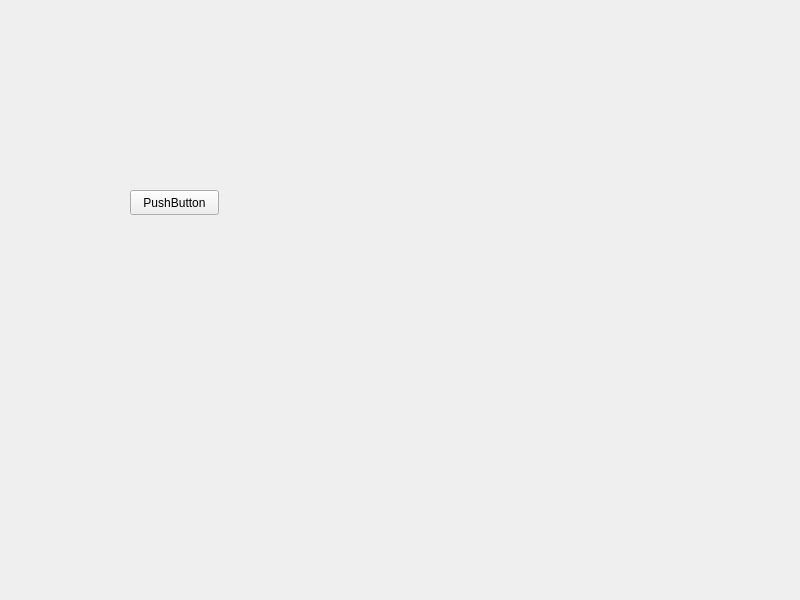
<?xml version="1.0" encoding="UTF-8"?>
<ui version="4.0">
 <class>Widget</class>
 <widget class="QWidget" name="Widget">
  <property name="geometry">
   <rect>
    <x>0</x>
    <y>0</y>
    <width>800</width>
    <height>600</height>
   </rect>
  </property>
  <property name="windowTitle">
   <string>Widget</string>
  </property>
  <widget class="QPushButton" name="pushButton">
   <property name="geometry">
    <rect>
     <x>130</x>
     <y>190</y>
     <width>89</width>
     <height>25</height>
    </rect>
   </property>
   <property name="text">
    <string>PushButton</string>
   </property>
  </widget>
 </widget>
 <resources/>
 <connections/>
</ui>
